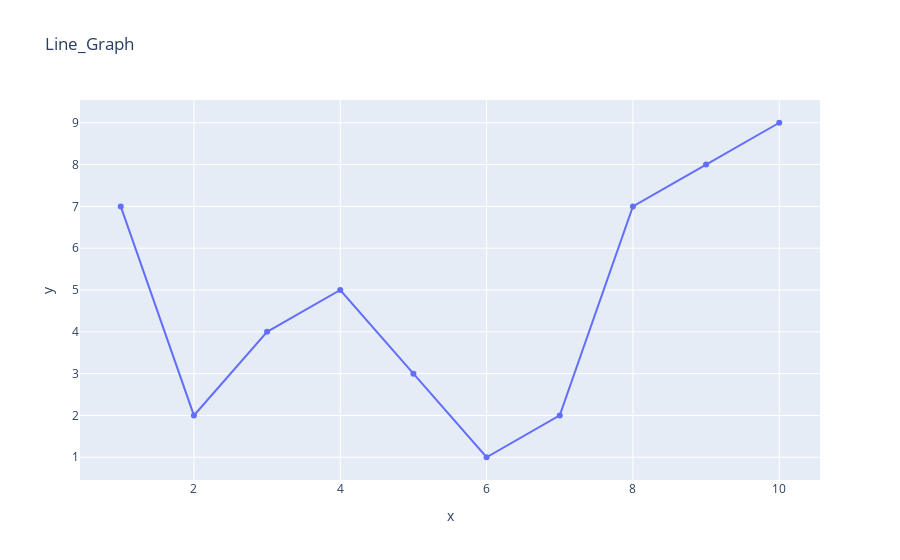

Notebook cell for this chart:
### Code cell
fig = px.line(x=x,y=y,title='Line_Graph',markers=True)
fig.show()

### Figure 1 — Plotly figure (JSON) as saved in the notebook; plotly's stock layout.template omitted (floating-point values rounded to 4 significant figures)
{"data": [{"hovertemplate": "x=%{x}<br>y=%{y}<extra></extra>", "legendgroup": "", "line": {"color": "#636efa", "dash": "solid"}, "marker": {"symbol": "circle"}, "mode": "markers+lines", "name": "", "orientation": "v", "showlegend": false, "type": "scatter", "x": [1, 2, 3, 4, 5, 6, 7, 8, 9, 10], "xaxis": "x", "y": [7, 2, 4, 5, 3, 1, 2, 7, 8, 9], "yaxis": "y"}], "layout": {"legend": {"tracegroupgap": 0}, "title": {"text": "Line_Graph"}, "xaxis": {"anchor": "y", "domain": [0, 1], "title": {"text": "x"}}, "yaxis": {"anchor": "x", "domain": [0, 1], "title": {"text": "y"}}}}
